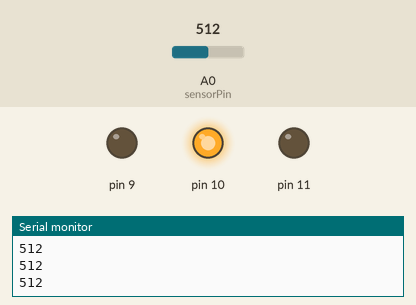
Simulated run of this sketch. Board: Arduino Uno, built with avr-gcc and run on an emulated ATmega328P. On the bench: output pins drawn as LEDs (lit = HIGH), the last lines printed to the serial monitor. The inputs (shaded band) are chosen by the test bench; at power-on: A0 (sensorPin) = 512.

Above: at 1.2 s.
1.3 s: A0 (sensorPin) set to 212
2.8 s: A0 (sensorPin) set to 191
At 3.2 s:
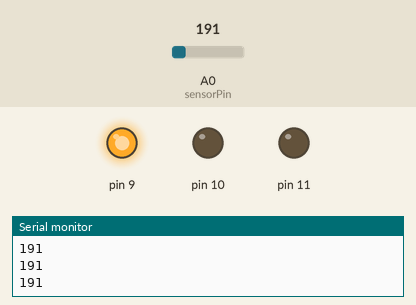
4.3 s: A0 (sensorPin) set to 910
At 5.5 s:
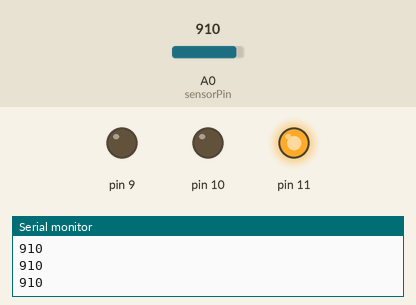
5.8 s: A0 (sensorPin) set to 891
At 6.7 s:
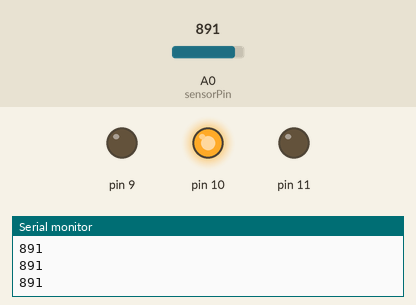
7.3 s: A0 (sensorPin) set to 190
At 7.8 s:
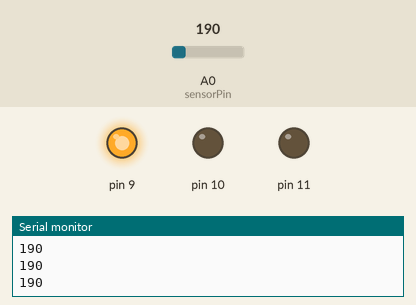
Timing chart, 0 to 9.8 s (numbered marks = the images above; inputs shaded):
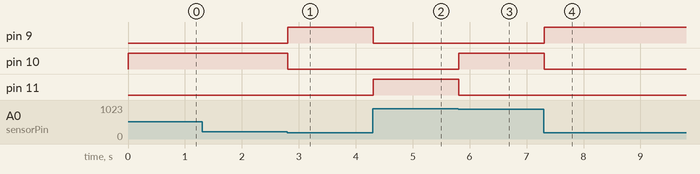

The sketch:

lightsensor_multicolorLED.ino
```cpp
 int sensorPin = A0;
int sensorValue;


void setup(){

  Serial.begin(9600);
  pinMode(9, OUTPUT);
  pinMode(10, OUTPUT);
  pinMode(11, OUTPUT);

  }


void loop(){

   sensorValue = analogRead(sensorPin);

  Serial.println(sensorValue);

  if ((sensorValue >0) && (sensorValue <200))

  {
   digitalWrite (9,HIGH);
  digitalWrite (10,LOW);
 digitalWrite (11,LOW);

  }

  if ((sensorValue >200) && (sensorValue <900))

  {
    digitalWrite (9,LOW);
  digitalWrite (10,HIGH);
 digitalWrite (11,LOW);


  }

  if ((sensorValue >900) && (sensorValue <1023))

  {
   digitalWrite (9,LOW);
  digitalWrite (10,LOW);
 digitalWrite (11,HIGH);


  }

  delay(1);
}
```

Measured:
- the behaviour switches between 200 and 199 on A0 (sensorPin) (found by bisection; images 0 and 1)
- the behaviour switches between 900 and 899 on A0 (sensorPin) (found by bisection; images 2 and 3)
- after the input at 2.8 s, pin 9: LOW → HIGH at once; pin 10: HIGH → LOW at once
- after the input at 4.3 s, pin 9: HIGH → LOW at once; pin 11: LOW → HIGH at once
- after the input at 5.8 s, pin 10: LOW → HIGH at once; pin 11: HIGH → LOW at once
- after the input at 7.3 s, pin 9: LOW → HIGH at once; pin 10: HIGH → LOW at once
